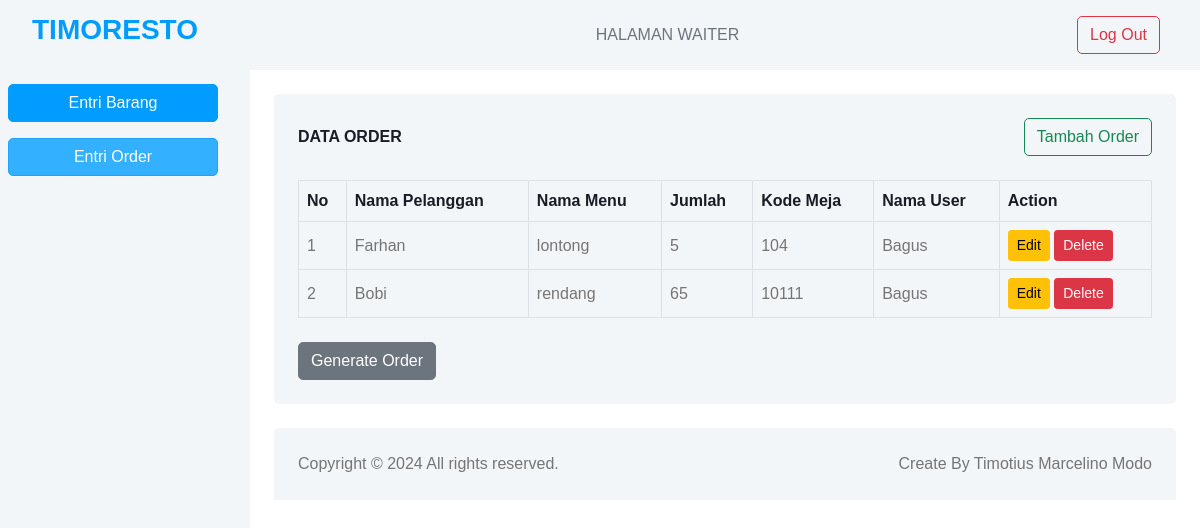
/waiter/order.php, run on the app's committed database.
### tables this page shows
CREATE TABLE `pesanan` (
  `idPesanan` int NOT NULL,
  `idMenu` int NOT NULL,
  `idPelanggan` int NOT NULL,
  `jumlah` int NOT NULL,
  `idUser` int NOT NULL,
  `idMeja` int NOT NULL
);

CREATE TABLE `pelanggan` (
  `idPelanggan` int NOT NULL,
  `namaPelanggan` varchar(255) NOT NULL,
  `jenisKelamin` tinyint(1) NOT NULL,
  `noHp` varchar(50) NOT NULL,
  `alamat` varchar(255) NOT NULL
);

CREATE TABLE `menu` (
  `idMenu` int NOT NULL,
  `namaMenu` varchar(255) NOT NULL,
  `harga` int NOT NULL
);

CREATE TABLE `meja` (
  `idMeja` int NOT NULL,
  `kodeMeja` int NOT NULL,
  `keterangan` text NOT NULL
);

CREATE TABLE `user` (
  `idUser` int NOT NULL,
  `namaUser` varchar(255) NOT NULL,
  `password` varchar(50) NOT NULL,
  `level` varchar(50) NOT NULL
);

### waiter/order.php (the view, shortened to what this page needs)
<!DOCTYPE html>
<html lang="en">
<head>
    <link href="../css/bootstrap.min.css" rel="stylesheet">
    <link href="../css/style.css" rel="stylesheet">
</head>
<body>
<div class="sidebar pe-4 pb-3">
    <nav class="navbar bg-light navbar-light">
        <a class="navbar-brand mx-4 mb-3">
            <h3 class="text-primary"><i class=" me-2"></i>TIMORESTO</h3>
        </a>
        <div class="navbar-nav w-100">
            <a href="waiter.php" class="btn btn-primary m-2 ">Entri Barang</a>
            <a href="order.php" class="btn btn-primary m-2 active"  >Entri Order</a>
        </div>
    </nav>
</div>
<div class="content">
    <nav class="navbar navbar-expand bg-light navbar-light sticky-top px-4 py-0">
        <span class="d-none d-lg-inline-flex ms-auto text-secondary">HALAMAN WAITER</span>
        <div class="navbar-nav align-items-center ms-auto">
            <div>
                <a href="../index.php">
                    <div class="m-3">
                        <button class="d-none d-lg-inline-flex ms-auto btn btn-outline-danger">Log Out</button>
                    </div>
                </a>
            </div>
        </div>
    </nav>
    <div class="container-fluid pt-4 px-4">
        <div class="bg-light text-center rounded p-4">
            <div class="d-flex align-items-center justify-content-between mb-4">
                <h6 class="mb-0">DATA ORDER</h6>
                <a href="tambahOrder.php" class="btn btn-outline-success ">Tambah Order</a>
            </div>
            <div class="table-responsive">
                <table class="table text-start align-middle table-bordered table-hover mb-0">
                    <thead>
                        <tr class="text-dark">
                            <th scope="col">No</th>
                            <th scope="col">Nama Pelanggan</th>
                            <th scope="col">Nama Menu</th>
                            <th scope="col">Jumlah</th>
                            <th scope="col">Kode Meja</th>
                            <th scope="col">Nama User</th>
                            <th scope="col">Action</th>
                        </tr>
                    </thead>
                    <tbody>
                        <?php
                        include '../koneksi.php';
                        $query = "SELECT * FROM pesanan";
                        $result = $koneksi->query($query);
                        if ($result && $result->num_rows > 0) {
                            $no = 1;
                            while ($row = $result->fetch_assoc()) {
                            $query_namaMenu = "SELECT namaMenu FROM menu WHERE idMenu = '" . $row['idMenu'] . "'";
                            $result_namaMenu = mysqli_query($koneksi, $query_namaMenu);
                            $row_namaMenu = mysqli_fetch_assoc($result_namaMenu);
                            $namaMenu = $row_namaMenu['namaMenu'];
                            $query_kodeMeja = "SELECT kodeMeja FROM meja WHERE idMeja = '" . $row['idMeja'] . "'";
                            $result_kodeMeja = mysqli_query($koneksi, $query_kodeMeja);
                            $row_kodeMeja = mysqli_fetch_assoc($result_kodeMeja);
                            $kodeMeja = $row_kodeMeja['kodeMeja'];
                            $query_namaPelanggan = "SELECT namaPelanggan FROM pelanggan WHERE idPelanggan = '" . $row['idPelanggan'] . "'";
                            $result_namaPelanggan = mysqli_query($koneksi, $query_namaPelanggan);
                            $row_namaPelanggan = mysqli_fetch_assoc($result_namaPelanggan);
                            $namaPelanggan = $row_namaPelanggan['namaPelanggan'];
                            $query_namaUser = "SELECT namaUser FROM user WHERE idUser = '" . $row['idUser'] . "'";
                            $result_namaUser = mysqli_query($koneksi, $query_namaUser);
                            $row_namaUser = mysqli_fetch_assoc($result_namaUser);
                            $namaUser = $row_namaUser['namaUser'];
                    ?>
                            <tr>
                            <td><?php echo $no++; ?></td>
                            <td><?php echo $namaPelanggan; ?></td>
                            <td><?php echo $namaMenu; ?></td>
                            <td><?php echo $row['jumlah']; ?></td>
                            <td><?php echo $kodeMeja; ?></td>
                            <td><?php echo $namaUser; ?></td>
                                    <td>
                                    <button type="button" class="btn btn-warning btn-sm edit-btn" onclick="window.location.href='editOrder.php?idPesanan=<?php echo $row['idPesanan']; ?>'">Edit</button>
                                        <button type="button" class="btn btn-danger btn-sm" data-bs-toggle="modal" data-bs-target="#hapusModal<?php echo $row['idPesanan']; ?>">Delete</button>
                                    </td>
                                </tr>
                        <?php
                            }
                        } else {
                            echo "<tr><td colspan='7'>Tidak ada data yang tersedia</td></tr>";
                        }
                        ?>
                    </tbody>
                </table>
                <div class="mt-4">
                    <a href="cetakOrder.php" target="_blank" class="btn btn-secondary float-start">Generate Order</a>
                </div>
            </div>
        </div>
    </div>
    <div class="container-fluid pt-4 px-4">
        <div class="bg-light rounded-top p-4">
            <div class="row">
                <div class="col-12 col-sm-6 text-center text-sm-start">
                    Copyright © 2024 All rights reserved.
                </div>
                <div class="col-12 col-sm-6 text-center text-sm-end">
                    Create By Timotius Marcelino Modo
                </div>
            </div>
        </div>
    </div>
</div>
</body>
</html>

### css/style.css (style rules this page uses)
:root { --primary: #009CFF; --light: #F3F6F9; --dark: #191C24; }
.btn { transition: .5s; }
.btn.btn-primary { color: #FFFFFF; }
.sidebar { position: fixed; top: 0; left: 0; bottom: 0; width: 250px; height: 100vh; overflow-y: auto; background: var(--light); transition: 0.5s; z-index: 999; }
.content { margin-left: 250px; min-height: 100vh; background: #FFFFFF; transition: 0.5s; }
@media (min-width: 992px) { .sidebar { margin-left: 0; } }
@media (min-width: 992px) { .content { width: calc(100% - 250px); } }

### data on the page
pesanan: idPelanggan.namaPelanggan "Farhan", idMenu.namaMenu "lontong", jumlah "5", idMeja.kodeMeja "104", idUser.namaUser "Bagus"
pesanan: idPelanggan.namaPelanggan "Bobi", idMenu.namaMenu "rendang", jumlah "65", idMeja.kodeMeja "10111", idUser.namaUser "Bagus"
